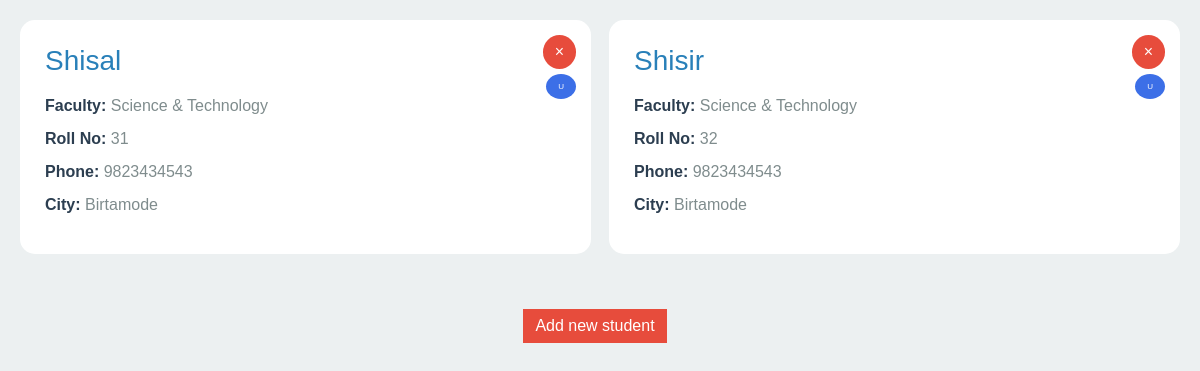
/student/, run on an earlier commit of the app's database.
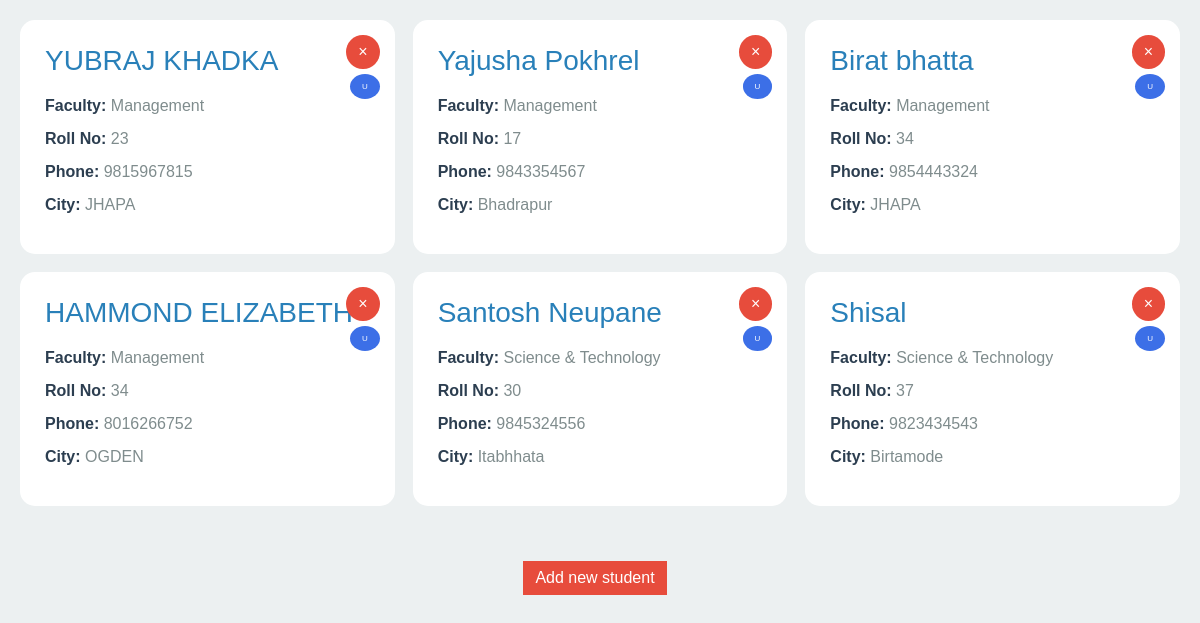
And on a later commit of the database.
### app/models.py (models this page shows, shortened)
class Student(models.Model):
    user = models.ForeignKey(User, on_delete=models.CASCADE,default=1,blank=True,null=True)
    name = models.CharField(max_length=50)
    age = models.IntegerField()
    roll = models.IntegerField()
    phone = models.CharField(max_length=10)
    city = models.CharField(max_length=100)
    faculty_choices = (
        ('Management','Management'),
        ('Science & Technology','Science & Technology'),
    )
    marks = models.IntegerField()
    programme_choices = (
        ('BBA','BBA'),
        ('BCA','BCA'),
        ('MCA','MCA'),
        ('MBA','MBA'),
    )
    faculty = models.CharField(max_length=50, choices=faculty_choices)
    programme = models.CharField(max_length=20, choices=programme_choices)

### app/views.py (the view)
# urls.py: path('student/',views.student, name='student'),
def student(request):
    students = Student.objects.all().order_by('-id')
    return render(request, 'student.html', {'students':students})

### templates/student.html (shortened to what this page needs)
<!DOCTYPE html>
<html lang="en">
<head>
</head>
<body>
    <div class="grid-container" id="content">
        {% for student in students %}
        <div class="student-card">
            <a href="/delete/{{student.id}}"><button class="delete-btn">&times;</button></a>
            <a href="/update/{{student.id}}"><button class = "update">U </button></a>
            <div class="student-name">{{student.name}}</div>
            <div class="student-info"><span>Faculty:</span> {{student.faculty}}</div>
            <div class="student-info"><span>Roll No:</span> {{student.roll}}</div>
            <div class="student-info"><span>Phone:</span> {{student.phone}}</div>
            <div class="student-info"><span>City:</span> {{student.city}}</div>
        </div>
        {% endfor %}
    </div>
    <div class = "main">
    <div>
        <a href="/create/"><button class ="add-new">Add new student</button></a>
    </div>
    </div>
</body>
</html>

What changed in the data, as far as the page shows it:
removed Student: name "Shisir", faculty "Science & Technology", roll "32", phone "9823434543", city "Birtamode"
added Student: name "YUBRAJ KHADKA", faculty "Management", roll "23", phone "9815967815", city "JHAPA"
added Student: name "Yajusha Pokhrel", faculty "Management", roll "17", phone "9843354567", city "Bhadrapur"
added Student: name "Birat bhatta", faculty "Management", roll "34", phone "9854443324", city "JHAPA"
added Student: name "HAMMOND ELIZABETH", faculty "Management", roll "34", phone "8016266752", city "OGDEN"
added Student: name "Santosh Neupane", faculty "Science & Technology", roll "30", phone "9845324556", city "Itabhhata"
changed Student "Shisal": roll "31" → "37"
